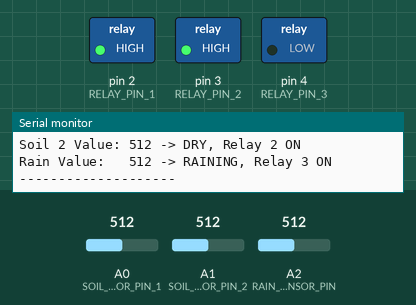
This sketch was run on a simulated Arduino Uno, built with avr-gcc and run on an emulated ATmega328P. Parts: switched loads named in the sketch (green lamp = pin HIGH), the last lines printed to the serial monitor. The inputs (shaded band) are chosen by the test bench; at power-on: A0 (SOIL_SENSOR_PIN_1) = 512, A2 (RAIN_SENSOR_PIN) = 512, A1 (SOIL_SENSOR_PIN_2) = 512.

Above: at 4.8 s.
4.9 s: A0 (SOIL_SENSOR_PIN_1) set to 583
7.9 s: A0 (SOIL_SENSOR_PIN_1) set to 618
At 9.1 s:
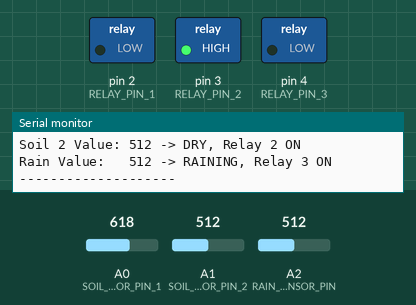
10.9 s: A2 (RAIN_SENSOR_PIN) set to 587
13.9 s: A2 (RAIN_SENSOR_PIN) set to 617
At 14.8 s:
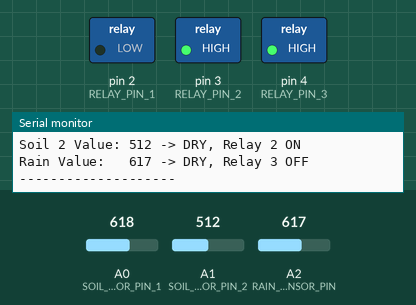
16.9 s: A1 (SOIL_SENSOR_PIN_2) set to 585
19.9 s: A1 (SOIL_SENSOR_PIN_2) set to 617
At 20.7 s:
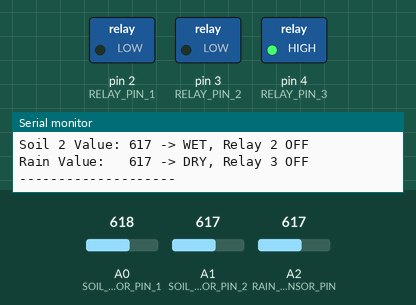
Timing chart, 0 to 22.9 s (numbered marks = the images above; inputs shaded):
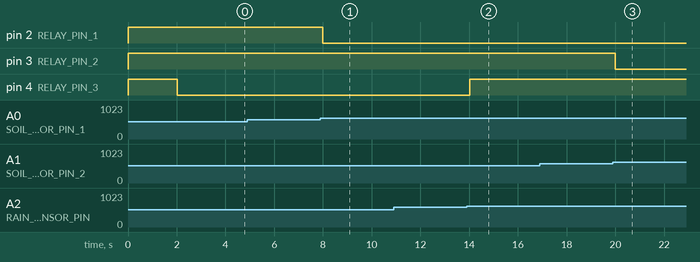

Measured:
- the behaviour switches between 601 and 602 on A0 (SOIL_SENSOR_PIN_1) (found by bisection; images 0 and 1)
- the behaviour switches between 601 and 602 on A2 (RAIN_SENSOR_PIN) (found by bisection; images 1 and 2)
- the behaviour switches between 601 and 602 on A1 (SOIL_SENSOR_PIN_2) (found by bisection; images 2 and 3)
- after the input at 7.9 s, pin 2 (RELAY_PIN_1): HIGH → LOW after 0.10 s
- after the input at 13.9 s, pin 4 (RELAY_PIN_3): LOW → HIGH after 0.13 s
- after the input at 19.9 s, pin 3 (RELAY_PIN_2): HIGH → LOW after 0.10 s

The sketch:

rain_harvest.ino
```cpp
//======================================================================
//        CONFIGURATION & PIN DEFINITIONS
//======================================================================

// --- Sensor Pins (Analog) ---
#define SOIL_SENSOR_PIN_1 A0 // Soil moisture sensor 1 to pin A0
#define SOIL_SENSOR_PIN_2 A1 // Soil moisture sensor 2 to pin A1
#define RAIN_SENSOR_PIN   A2 // Raindrop sensor to pin A2

// --- Relay Pins (Digital) ---
#define RELAY_PIN_1 2 // Relay for soil sensor 1 to pin D2
#define RELAY_PIN_2 3 // Relay for soil sensor 2 to pin D3
#define RELAY_PIN_3 4 // Relay for rain sensor to pin D4

// --- THRESHOLD VALUES (CALIBRATE THESE!) ---
// NOTE: For most soil/rain sensors, a LOWER value means MORE moisture/rain.

// Soil Moisture Thresholds (0-1023)
// Relay turns ON when moisture drops BELOW this value
#define SOIL_MOISTURE_MIN 600
// Relay turns OFF when moisture goes ABOVE this value
#define SOIL_MOISTURE_MAX 601

// Rain Sensor Thresholds (0-1023)
// Relay turns ON when rain value drops BELOW this value
#define RAIN_DETECT_MIN 600
// Relay turns OFF when rain value goes ABOVE this value (it's dry again)
#define RAIN_DETECT_MAX 601

// --- TIMING ---
// How often to check the sensors (in milliseconds)
const unsigned long CHECK_INTERVAL_MS = 2000; // Check every 2 seconds

//======================================================================
//        GLOBAL VARIABLES
//======================================================================

// Variable to store the last time sensors were checked
unsigned long previousMillis = 0;

//======================================================================
//        SETUP FUNCTION (runs once at the start)
//======================================================================

void setup() {
  // Start serial communication for debugging
  Serial.begin(9600);
  Serial.println("Initializing System...");

  // Set relay pins as outputs
  pinMode(RELAY_PIN_1, OUTPUT);
  pinMode(RELAY_PIN_2, OUTPUT);
  pinMode(RELAY_PIN_3, OUTPUT);

  // Initialize relays to the OFF state.
  // Most common relay modules are "active-LOW", meaning HIGH is OFF.
  // If your relays are active-HIGH, swap HIGH and LOW here and below.
  digitalWrite(RELAY_PIN_1, HIGH); // Set Relay 1 OFF
  digitalWrite(RELAY_PIN_2, HIGH); // Set Relay 2 OFF
  digitalWrite(RELAY_PIN_3, HIGH); // Set Relay 3 OFF

  Serial.println("System Ready.");
}

//======================================================================
//        MAIN LOOP (runs continuously)
//======================================================================

void loop() {
  // This is the core of the non-blocking "threading" method.
  // It checks if enough time has passed since the last sensor check.

  unsigned long currentMillis = millis();

  if (currentMillis - previousMillis >= CHECK_INTERVAL_MS) {
    // Save the current time for the next interval
    previousMillis = currentMillis;

    // Call the functions to handle each sensor/relay pair.
    // Because we don't use delay(), one function doesn't block the others.
    handleSoilSensor1();
    handleSoilSensor2();
    handleRainSensor();

    Serial.println("--------------------"); // Separator for readability
  }
}

//======================================================================
//        HELPER FUNCTIONS (our "processes")
//======================================================================

void handleSoilSensor1() {
  // Read the analog value from the sensor
  int soilValue1 = analogRead(SOIL_SENSOR_PIN_1);
  Serial.print("Soil 1 Value: ");
  Serial.print(soilValue1);

  // Logic for Relay 1
  if (soilValue1 < SOIL_MOISTURE_MIN) {
    digitalWrite(RELAY_PIN_1, HIGH); // Turn Relay 1 ON (LOW for active-low)
    Serial.println(" -> DRY, Relay 1 ON");
  } else if (soilValue1 > SOIL_MOISTURE_MAX) {
    digitalWrite(RELAY_PIN_1, LOW); // Turn Relay 1 OFF (HIGH for active-low)
    Serial.println(" -> WET, Relay 1 OFF");
  } else {
    Serial.println(" -> OK"); // In the middle, do nothing
  }
}

void handleSoilSensor2() {
  // Read the analog value from the sensor
  int soilValue2 = analogRead(SOIL_SENSOR_PIN_2);
  Serial.print("Soil 2 Value: ");
  Serial.print(soilValue2);

  // Logic for Relay 2
  if (soilValue2 < SOIL_MOISTURE_MIN) {
    digitalWrite(RELAY_PIN_2, HIGH); // Turn Relay 2 ON
    Serial.println(" -> DRY, Relay 2 ON");
  } else if (soilValue2 > SOIL_MOISTURE_MAX) {
    digitalWrite(RELAY_PIN_2, LOW); // Turn Relay 2 OFF
    Serial.println(" -> WET, Relay 2 OFF");
  } else {
    Serial.println(" -> OK");
  }
}

void handleRainSensor() {
  // Read the analog value from the sensor
  int rainValue = analogRead(RAIN_SENSOR_PIN);
  Serial.print("Rain Value:   ");
  Serial.print(rainValue);

  // Logic for Relay 3
  if (rainValue < RAIN_DETECT_MIN) {
    digitalWrite(RELAY_PIN_3, LOW); // Turn Relay 3 ON (It's raining)
    Serial.println(" -> RAINING, Relay 3 ON");
  } else if (rainValue > RAIN_DETECT_MAX) {
    digitalWrite(RELAY_PIN_3, HIGH); // Turn Relay 3 OFF (It's dry)
    Serial.println(" -> DRY, Relay 3 OFF");
  } else {
    Serial.println(" -> OK");
  }
}
```
